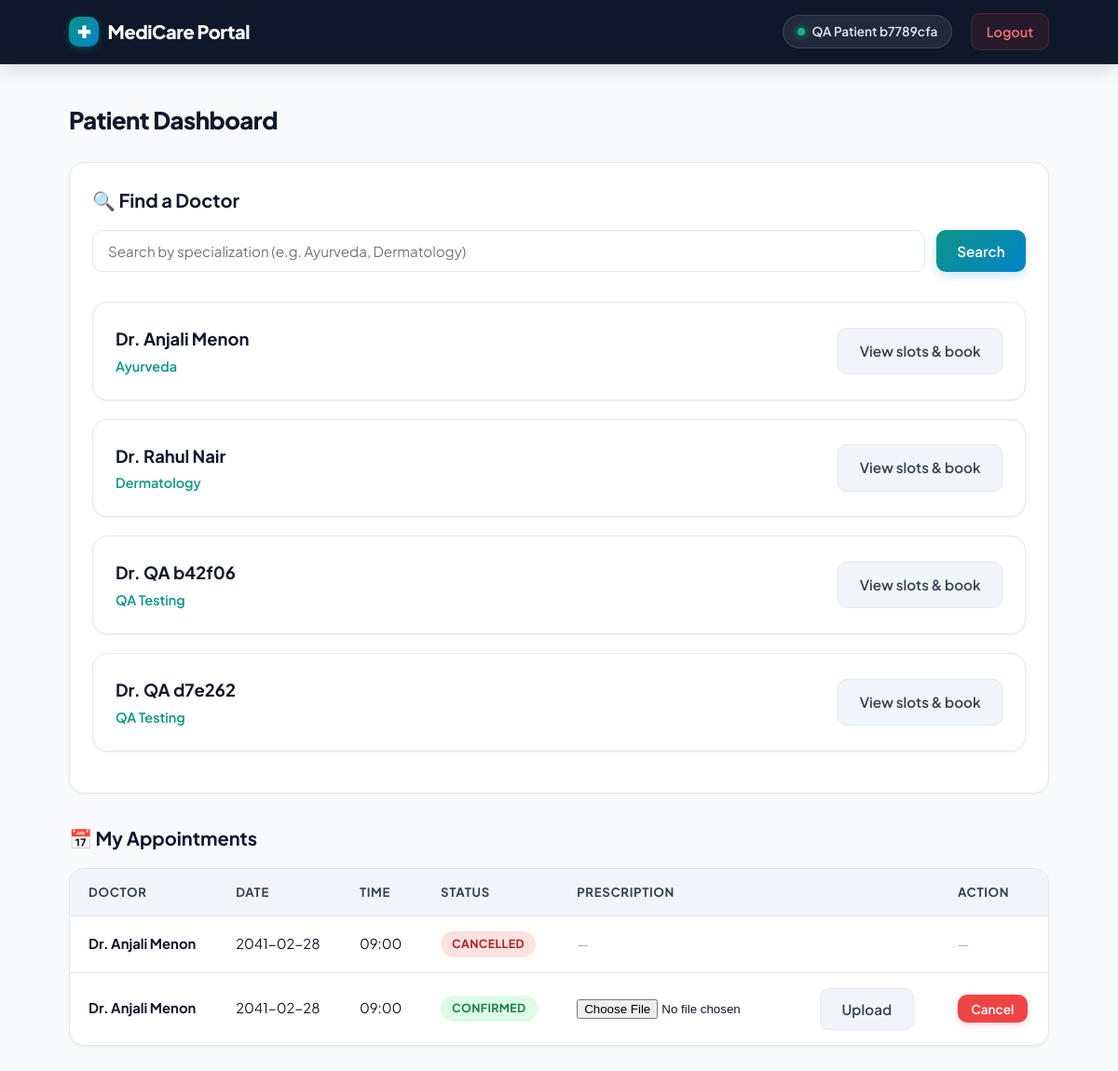
Screenshot of /patient/dashboard (signed in) with the database file from the repository.
### app/models.py (models this page shows, shortened)
class User(db.Model, UserMixin):
    id = db.Column(db.Integer, primary_key=True)
    name = db.Column(db.String(120), nullable=False)
    email = db.Column(db.String(120), unique=True, nullable=False)
    password_hash = db.Column(db.String(255), nullable=False)
    role = db.Column(db.String(20), nullable=False, default="patient")  # patient / doctor / admin
    created_at = db.Column(db.DateTime, default=datetime.utcnow)

class DoctorProfile(db.Model):
    id = db.Column(db.Integer, primary_key=True)
    user_id = db.Column(db.Integer, db.ForeignKey("user.id"), nullable=False, unique=True)
    specialization = db.Column(db.String(120), nullable=False)
    bio = db.Column(db.Text, default="")
    user = db.relationship("User", backref="doctor_profile")

class Appointment(db.Model):
    id = db.Column(db.Integer, primary_key=True)
    patient_id = db.Column(db.Integer, db.ForeignKey("user.id"), nullable=False)
    slot_id = db.Column(db.Integer, db.ForeignKey("slot.id"), nullable=False)
    status = db.Column(db.String(20), nullable=False, default="requested")
    notes = db.Column(db.Text, default="")
    prescription_filename = db.Column(db.String(255), nullable=True)
    created_at = db.Column(db.DateTime, default=datetime.utcnow)
    patient = db.relationship("User", backref="appointments")
    slot = db.relationship("Slot", backref="appointments")

class Slot(db.Model):
    id = db.Column(db.Integer, primary_key=True)
    doctor_id = db.Column(db.Integer, db.ForeignKey("doctor_profile.id"), nullable=False)
    slot_date = db.Column(db.Date, nullable=False)
    start_time = db.Column(db.String(5), nullable=False)  # "HH:MM"
    end_time = db.Column(db.String(5), nullable=False)
    capacity = db.Column(db.Integer, nullable=False, default=1)
    booked_count = db.Column(db.Integer, nullable=False, default=0)
    doctor = db.relationship("DoctorProfile", backref="slots")

### app/routes/patient.py (the view)
@patient_bp.route("/dashboard")
@login_required
def dashboard():
    if not _require_patient():
        return "Forbidden: patient access only", 403
    specialization = request.args.get("specialization", "").strip()
    query = DoctorProfile.query
    if specialization:
        query = query.filter(DoctorProfile.specialization.ilike(f"%{specialization}%"))
    doctors = query.all()
    my_appointments = Appointment.query.filter_by(patient_id=current_user.id).all()
    return render_template("patient_dashboard.html", doctors=doctors, appointments=my_appointments)

### app/__init__.py (called while the page is built)
@login_manager.user_loader
def load_user(user_id):
    return User.query.get(int(user_id))

### app/routes/patient.py (called while the page is built)
def _require_patient():
    return current_user.is_authenticated and current_user.role == "patient"

### app/templates/patient_dashboard.html (shortened to what this page needs)
{% extends "base.html" %}
{% block content %}
<div class="page-header">
  <h1 class="page-title">Patient Dashboard</h1>
</div>
<div class="card">
  <h2 class="section-title" style="margin-top:0;">🔍 Find a Doctor</h2>
  <form method="GET" action="{{ url_for('patient.dashboard') }}" class="search-form">
    <input type="text" name="specialization" id="search_specialization"
      placeholder="Search by specialization (e.g. Ayurveda, Dermatology)"
      value="{{ request.args.get('specialization', '') }}">
    <button type="submit" id="search_button" class="btn">Search</button>
  </form>
  <div id="doctor-results" class="card-grid">
    {% for doctor in doctors %}
    <div class="card doctor-card" data-testid="doctor-card">
      <div class="doctor-card-info">
        <h3>{{ doctor.user.name }}</h3>
        <p>{{ doctor.specialization }}</p>
      </div>
      <a href="{{ url_for('patient.doctor_detail', doctor_id=doctor.id) }}" data-testid="view-slots-link"
        class="btn btn-secondary btn-sm">View slots & book</a>
    </div>
    {% else %}
    <p data-testid="no-results" style="color: var(--text-secondary); font-style: italic;">No doctors found.</p>
    {% endfor %}
  </div>
</div>
<h2 class="section-title">📅 My Appointments</h2>
<div class="table-container">
  <table id="appointments-table">
    <thead>
      <tr>
        <th>Doctor</th>
        <th>Date</th>
        <th>Time</th>
        <th>Status</th>
        <th>Prescription</th>
        <th>Action</th>
      </tr>
    </thead>
    <tbody>
      {% for appt in appointments %}
      <tr data-testid="appointment-row">
        <td><strong>{{ appt.slot.doctor.user.name }}</strong></td>
        <td>{{ appt.slot.slot_date }}</td>
        <td>{{ appt.slot.start_time }}</td>
        <td>
          <span class="badge badge-{{ appt.status }}">{{ appt.status }}</span>
        </td>
        <td>
          {% if appt.status != 'cancelled' %}
          <form method="POST" action="{{ url_for('patient.upload_prescription', appointment_id=appt.id) }}"
            enctype="multipart/form-data" style="display: flex; gap: 0.5rem; align-items: center; flex-wrap: wrap;">
            <input type="file" name="prescription" accept=".pdf,.jpg,.jpeg,.png" data-qa="upload-input" required>
            <button type="submit" data-qa="upload-button" class="btn btn-secondary btn-sm">Upload</button>
          </form>
          {% elif not appt.prescription_filename %}
          <span style="color: var(--text-muted); font-size: 0.85rem;">—</span>
          {% endif %}
        </td>
        <td>
          {% if appt.status in ['requested', 'confirmed'] %}
          <form method="POST" action="{{ url_for('patient.cancel', appointment_id=appt.id) }}" style="display:inline">
            <button type="submit" data-qa="cancel-button" class="btn btn-danger btn-sm">Cancel</button>
          </form>
          {% else %}
          <span style="color: var(--text-muted); font-size: 0.85rem;">—</span>
          {% endif %}
        </td>
      </tr>
      {% else %}
      <tr>
        <td colspan="6" data-testid="no-appointments"
          style="text-align: center; color: var(--text-secondary); padding: 2rem;"><b>No appointments yet.</b>
        </td>
      </tr>
      {% endfor %}
    </tbody>
  </table>
</div>
{% endblock %}

### app/templates/base.html (shortened to what this page needs)
<!DOCTYPE html>
<html lang="en">
<head>
  <link rel="stylesheet" href="{{ url_for('static', filename='css/style.css') }}">
</head>
<body>
  <header class="app-header">
    <div class="nav-container">
      <a href="{{ url_for('auth.index') }}" class="brand-logo">
        <span class="brand-icon">✚</span>
        <span>MediCare Portal</span>
      </a>
      <div class="nav-right">
        {% if current_user.is_authenticated %}
        <div class="user-pill">
          <span class="user-pill-dot"></span>
          <span>{{ current_user.name }}</span>
        </div>
        <a href="{{ url_for('auth.logout') }}" id="logout-link" class="nav-link-btn nav-link-logout">Logout</a>
        {% else %}
        <a href="{{ url_for('auth.login') }}" class="nav-link-btn">Login</a>
        <a href="{{ url_for('auth.register') }}" class="nav-link-btn">Register</a>
        {% endif %}
      </div>
    </div>
  </header>
  <main class="app-main">
    {% block content %}{% endblock %}
  </main>
</body>
</html>

### rows the page displays
User: name "QA Patient b7789cfa"
DoctorProfile: user.name "Dr. Anjali Menon", specialization "Ayurveda"
DoctorProfile: user.name "Dr. Rahul Nair", specialization "Dermatology"
DoctorProfile: user.name "Dr. QA b42f06", specialization "QA Testing"
DoctorProfile: user.name "Dr. QA d7e262", specialization "QA Testing"
Appointment: slot.doctor.user.name "Dr. Anjali Menon", slot.slot_date "2041-02-28", slot.start_time "09:00", status "CANCELLED"
Appointment: slot.doctor.user.name "Dr. Anjali Menon", slot.slot_date "2041-02-28", slot.start_time "09:00", status "CONFIRMED"
